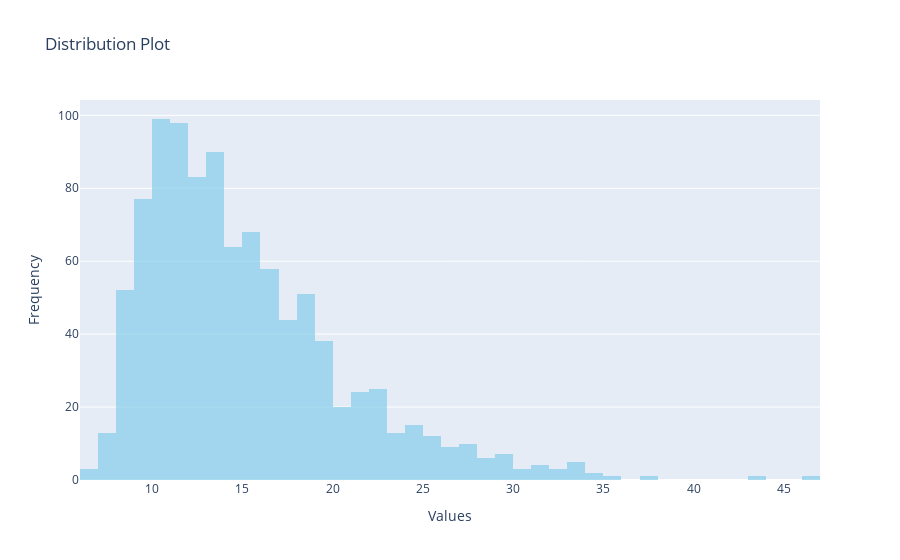

Notebook source saved alongside this figure:
### Code cell
histogram_trace = go.Histogram(
    x=portfolio['Sharpe'],  # 'column_name' contains the data you want to plot
    marker_color='skyblue',  # Optional: set color of bars
    opacity=0.7,  # Optional: set opacity of bars
)


layout = go.Layout(
    title='Distribution Plot',  # Set title of the plot
    xaxis=dict(title='Values'),  # Set label for x-axis
    yaxis=dict(title='Frequency'),  # Set label for y-axis
)

fig = go.Figure(data=[histogram_trace], layout=layout)
fig

### Figure 1 — Plotly figure (JSON) as saved in the notebook; plotly's stock layout.template omitted (floating-point values rounded to 4 significant figures; data arrays with more than 128 entries replaced by an {"elided": "..."} marker saying what was removed)
{"data": [{"marker": {"color": "skyblue"}, "opacity": 0.7, "type": "histogram", "x": {"elided": "1000 float values"}}], "layout": {"title": {"text": "Distribution Plot"}, "xaxis": {"title": {"text": "Values"}}, "yaxis": {"title": {"text": "Frequency"}}}}
